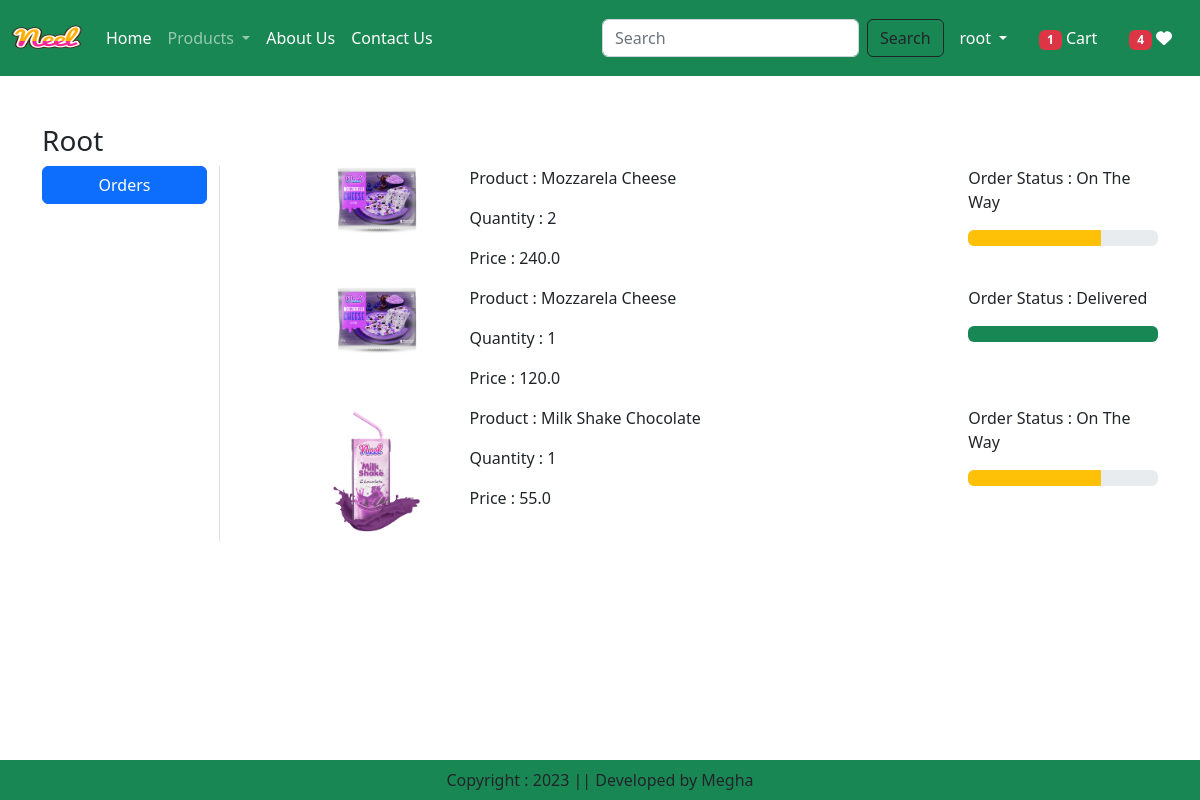
Screenshot of /orders/ (signed in) with the database file from the repository.
### app/models.py (models this page shows, shortened)
class OrderPlaced(models.Model):
    user = models.ForeignKey(User, on_delete=models.CASCADE)
    customer = models.ForeignKey(Customer, on_delete=models.CASCADE)
    product = models.ForeignKey(Product, on_delete=models.CASCADE)
    quantity = models.PositiveIntegerField(default=1)
    ordered_date  = models.DateTimeField(auto_now_add=True)
    status = models.CharField(max_length=50, choices=STATUS_CHOICES, default='Pending')
    payment = models.ForeignKey(Payment, on_delete=models.CASCADE, default="")
    @property
    def total_cost(self):
        return self.quantity * self.product.discounted_price

class Product(models.Model):
    title = models.CharField(max_length=100)
    selling_price = models.FloatField()
    discounted_price = models.FloatField()
    description = models.TextField()
    composition = models.TextField(default='')
    prodapp = models.TextField(default='')
    category = models.TextField(choices=CATEGORY_CHOICES, max_length=2)
    product_image = models.ImageField(upload_to='product')

### app/views.py (the view)
# urls.py: path('orders/',views.orders, name='orders'),
@login_required
def orders(request):
    totalitem = 0
    wishitem = 0
    if request.user.is_authenticated:
        totalitem = len(Cart.objects.filter(user=request.user))
        wishitem = len(Wishlist.objects.filter(user=request.user))
    order_placed = OrderPlaced.objects.filter(user=request.user)
    return render(request, 'app/orders.html',locals())

### app/templates/app/orders.html (shortened to what this page needs)
{% extends 'app/base.html' %}
{% load static %}
{% block main-content %}
<div class="container my-5">
    <div class="row">
        <h3><span class="text-capitalize">{{request.user}}</span></h3>
        <div class="col-sm-2 border-end">
            <ul class="list-unstyled">
                <li class="d-grid"><a href="{% url 'orders' %}" class="btn btn-primary">Orders</a></li>
            </ul>
        </div>
        <div class="col-sm-9 offset-sm-1">
            {% for op in order_placed %}
                <div class="row">
                    <div class="col-sm-2">
                        <img src="{{op.product.product_image.url}}" alt="" class="img-fluid" height="100" width="100">
                    </div>
                    <div class="col-sm-7">
                        <p>Product : {{op.product.title}}</p>
                        <p>Quantity : {{op.quantity}}</p>
                        <p>Price : {{op.total_cost}}</p>
                    </div>
                    <div class="col-sm-3">
                        <p>Order Status : {{op.status}}</p>
                        {% if op.status == 'On The Way' %}
                            <div class="progress">
                                <div class="progress-bar bg-warning" role="progressbar" style="width: 70%;" aria-valuenow="70" aria-valuemin="0" aria-valuemax="100"></div>
                            </div>
                        {% endif %}
                        {% if op.status == 'Delivered' %}
                            <div class="progress">
                                <div class="progress-bar bg-success" role="progressbar" style="width: 100%;" aria-valuenow="100" aria-valuemin="0" aria-valuemax="100"></div>
                            </div>
                        {% endif %}
                    </div>
                </div>
            {% endfor %}
        </div>
    </div>
</div>
{% endblock main-content %}

### app/templates/app/base.html (shortened to what this page needs)
<!DOCTYPE html>
{% load static %}
<html lang="en">
<head>
    <link href="https://cdn.jsdelivr.net/npm/bootstrap@5.2.3/dist/css/bootstrap.min.css" rel="stylesheet">
    <link rel="stylesheet" href="{% static 'app/css/owl.carousel.min.css' %}">
    <link rel="stylesheet" href="{% static 'app/css/all.min.css' %}">
    <link rel="stylesheet" href="{% static 'app/css/mystyle.css' %}">
</head>
<body>
    <nav class="navbar navbar-expand-lg navbar-dark bg-success ">
        <div class="container-fluid">
          <a class="navbar-brand" href="#">
            <img src="{% static 'app/images/neel.png' %}" alt="" height="50" width="70" />
          </a>
          <div class="collapse navbar-collapse" id="navbarSupportedContent">
            <ul class="navbar-nav me-auto mb-2 mb-lg-0">
              {% if request.user.is_authenticated %}
              <li class="nav-item">
                <a class="nav-link active" aria-current="page" href="/">Home</a>
              </li>
              <li class="nav-item dropdown">
                <a class="nav-link dropdown-toggle" href="#" id="navbarDropdown" role="button" data-bs-toggle="dropdown" aria-expanded="false">
                  Products
                </a>
              </li>
              <li class="nav-item">
                <a class="nav-link text-white" href="{% url 'about' %}">About Us</a>
              </li>
              <li class="nav-item">
                <a class="nav-link text-white" href="{% url 'contact' %}">Contact Us</a>
              </li>
            </ul>
            <form class="d-flex" action="/search">
              <input class="form-control me-2" type="search" placeholder="Search" aria-label="Search" name="search"/>
              <button class="btn btn-outline-dark" type="submit">Search</button>
            </form>
          </div>
          <ul class="navbar-nav me-auto mb-2 mb-lg-0">
            <li class="nav-item dropdown mx-2">
                <a class="nav-link dropdown-toggle text-white" href="#" id="profileDropdown" role="button" data-bs-toggle="dropdown" aria-expanded="false">
                  {{request.user}}
                </a>
              </li>
              <li class="nav-item mx-2">
                <a href="{% url 'showcart' %}" class="nav-link text-white">
                  <span class="badge bg-danger">{% if totalitem > 0 %}{{totalitem}}{% endif %}</span> Cart</a>
              </li>
              <li class="nav-item mx-2">
                <a href="{% url "showwishlist" %}" class="nav-link text-white"><span class="badge bg-danger">{% if wishitem > 0 %}{{wishitem}}{% endif %}</span>  <i class="fa fa-heart"> </i> </a>
              </li>
              {% endif %}
          </ul>
        </div>
      </nav>
      {% block main-content %}{% endblock main-content %}
      <footer class="container-fluid bg-success text-center p-2 mt-5 fixed-bottom">
        Copyright : 2023 || Developed by Megha
      </footer>
</body>
</html>

### rows the page displays
OrderPlaced: product.product_image (picture), product "Mozzarela Cheese", quantity "2", total_cost "240.0", status "On The Way"
OrderPlaced: product.product_image (picture), product "Mozzarela Cheese", quantity "1", total_cost "120.0", status "Delivered"
OrderPlaced: product.product_image (picture), product "Milk Shake Chocolate", quantity "1", total_cost "55.0", status "On The Way"

### other values shown
{{ request.user }} "root"
{{ totalitem }} "1"
{{ wishitem }} "4"
{{ request.user }} "Root"
